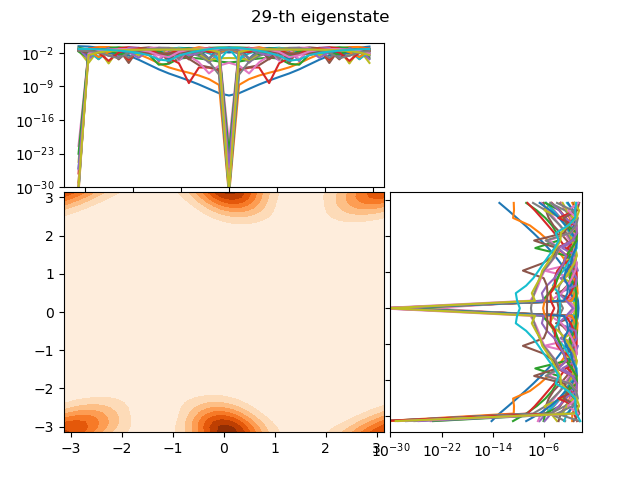

This chart was generated by the following Python code:
import SimpleQmap as sq
import numpy as np
import matplotlib.pyplot as plt

twopi = 2.0 * np.pi


def qnum_index(uevecs, bchevecs):
    index = []
    duplicate = False
    idx = None
    for bchvec in bchevecs:
        ovl2 = np.array([bchvec.inner(uvec).abs2() for uvec in uevecs])
        idx = ovl2.argmax()
        while idx in index:
            ovl2 = np.delete(ovl2, idx)
            try:
                idx = ovl2.argmax()
            except ValueError:
                findex = set(np.arange(len(bchevecs)))
                sindex = set(index)
                diff = list(findex - sindex)[0]
                index.append(diff)
                break
        index.append(idx)
    return index


dim = 30
k = 1
qmin, qmax = -np.pi, np.pi
pmin, pmax = -np.pi, np.pi

domain = np.array([[qmin, qmax], [pmin, pmax]])

Hsol = sq.SplitHamiltonian(dim, domain)
Usol = sq.SplitUnitary(dim, domain)


def T(x): return x**2 / 2
def V(x): return np.cos(x)


mat = Usol.TVmatrix(T, V)
uevals, uevecs = mat.eig()
hbar = Hsol.hbar
matT = Hsol.matTqrep(T)
matV = Hsol.matVqrep(V)
matH = matT + matV + (matT * matV - matV * matT) / 2 * (-1.j / hbar)
bchevals, bchevecs = matH.eigh()

index = qnum_index(uevecs, bchevecs)
uevals = uevals[index]
uevecs = [uevecs[i] for i in index]


from SimpleQmap.utility import hsm_axes
fig = plt.figure()
ax1, ax2, ax3 = hsm_axes(fig)
ax = [ax1, ax2, ax3]

plt.ion()

x = np.linspace(domain[0, 0], domain[0, 1], 100)
y = np.linspace(domain[1, 0], domain[1, 1], 100)
Q, P = np.meshgrid(x, y)

for i, vec in enumerate(uevecs):

    #vec = sq.State(scaleinfo, vec)

    x, y, z = vec.hsmrep()
    ax[0].contourf(x, y, z, cmap=plt.cm.Oranges)

    q = vec.x[0]
    ax[1].plot(q, vec.abs2(), "-")
    ax[1].semilogy()
    ax[1].set_ylim(1e-30, 1)

    p = vec.x[1]
    prep = vec.prep().abs2()
    ax[2].plot(prep, q, "-")
    ax[2].semilogx()
    ax[2].set_xlim(1e-30, 1)

    fig.suptitle("%d-th eigenstate" % i)
fig.savefig("./eigen_qmap.png")